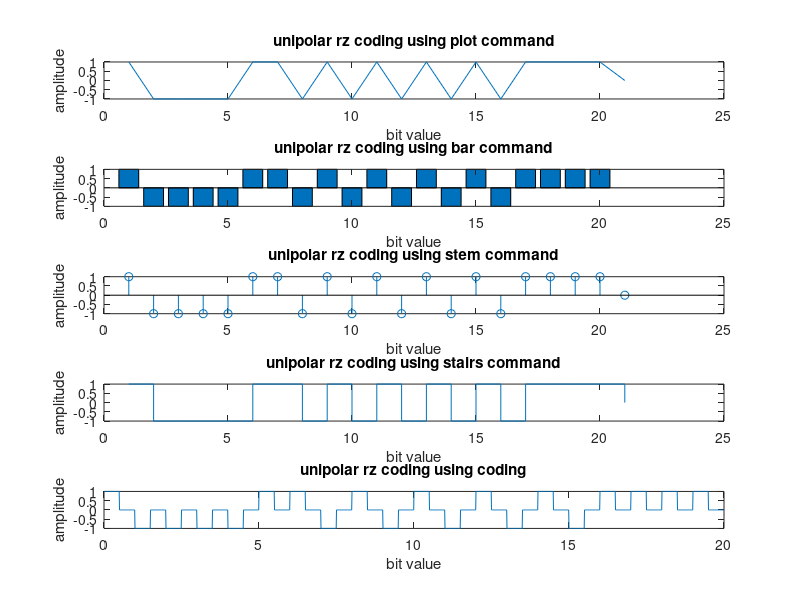

Write the MATLAB code that produced this figure.
clc;
clear all;
close all;
for i=1:20
    r(i)=rand
    if r(i)<0.5
        b(i)=-1
    else
        b(i)=1
    end
end
l=length(b);
b(l+1)=0;
n=1;

subplot(5,1,1)
plot(b)
title('unipolar rz coding using plot command')
xlabel('bit value')
ylabel('amplitude')

subplot(5,1,2)
bar(b)
title('unipolar rz coding using bar command')
xlabel('bit value')
ylabel('amplitude')

subplot(5,1,3)
stem(b)
title('unipolar rz coding using stem command')
xlabel('bit value')
ylabel('amplitude')

subplot(5,1,4)
stairs(b)
title('unipolar rz coding using stairs command')
xlabel('bit value')
ylabel('amplitude')

res=.01;
t=0:res:(l-res)
i=1;
while i<l+1
    for j=((i-1)/res)+1:i/res
        if j<(2*i-1)/(2*res)+1
            y(j)=b(i);
        else
            y(j)=0;
        end
    end
    i=i+1;
end

subplot(5,1,5)
plot(t,y)
title('unipolar rz coding using coding')
xlabel('bit value')
ylabel('amplitude')

